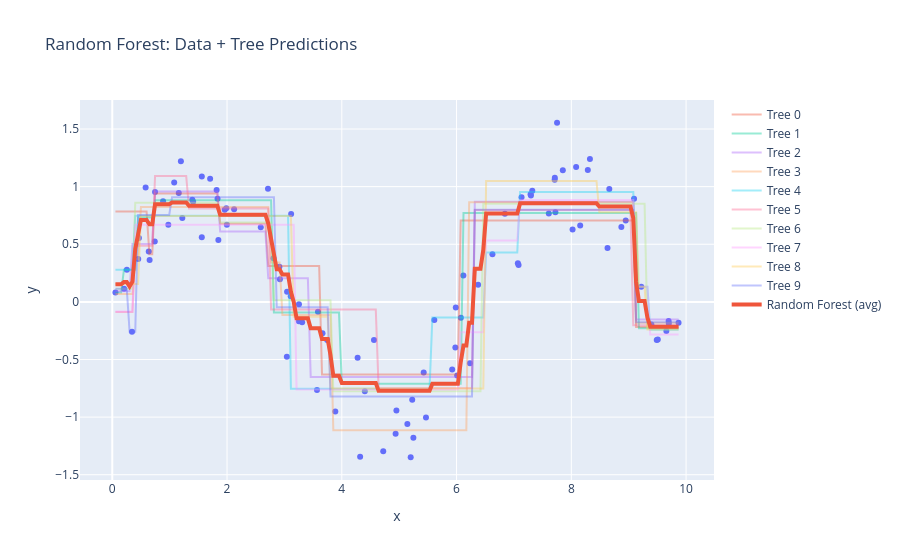

Notebook cell for this chart:
### Markdown cell above
<a class="anchor" id="library"></a>
# 11. Random Forest Regression library

```python
# 1. Random Forest Regressor
from sklearn.ensemble import RandomForestRegressor

rf1 = RandomForestRegressor(
    n_estimators=100, # number of trees
    criterion="squared_error", # "squared_error", "absolute_error"
    max_depth=None, # maximum depth of each tree
    min_samples_split=2, # min samples to split a node      
    min_samples_leaf=1, # min samples in a leaf
    max_features="sqrt", # number of features per split ("sqrt", "log2", or int)
    bootstrap=True, # use bootstrap sampling
    n_jobs=-1, # use all cores
    random_state=1801 # reproduce results
)

rf1.fit(X, y)

rf1.predict(X) # predictions
rf1.score(X, y) # R^2 score



# 2. Random Forest with Cross-Validation (Grid Search)
from sklearn.model_selection import GridSearchCV

param_grid = {
    "n_estimators": [50, 100, 200],
    "max_depth": [None, 5, 10, 20],
    "min_samples_split": [2, 5, 10],
    "min_samples_leaf": [1, 2, 4],
    "max_features": ["sqrt", "log2"]
}

rf2 = GridSearchCV(
    estimator=RandomForestRegressor(random_state=42),
    param_grid=param_grid,
    scoring="r2",
    cv=5,
    n_jobs=-1
)

rf2.fit(X, y)

rf2.best_params_ # best hyperparameters
rf2.best_score_ # best CV score
rf2.best_estimator_



# 3. Feature Importance
rf1.feature_importances_  # importance of each feature



# 4. Individual Tree Visualization
from sklearn.tree import plot_tree
import matplotlib.pyplot as plt

# plot one tree from the forest
plt.figure(figsize=(12, 8))
plot_tree(rf1.estimators_[0], filled=True)
plt.show()



# 5. Out-of-Bag (OOB) Score
rf_oob = RandomForestRegressor(
    n_estimators=100,
    oob_score=True,
    bootstrap=True,
    random_state=42
)

rf_oob.fit(X, y)

rf_oob.oob_score_ # OOB R^2 estimate



# 6. Randomized Search (faster tuning)
from sklearn.model_selection import RandomizedSearchCV

param_dist = {
    "n_estimators": [50, 100, 200, 300],
    "max_depth": [None, 5, 10, 20, 30],
    "min_samples_split": [2, 5, 10, 20],
    "min_samples_leaf": [1, 2, 4, 8],
    "max_features": ["sqrt", "log2"]
}

rf6 = RandomizedSearchCV(
    estimator=RandomForestRegressor(random_state=42),
    param_distributions=param_dist,
    n_iter=20,
    scoring="r2",
    cv=5,
    random_state=42,
    n_jobs=-1
)

rf6.fit(X, y)

rf6.best_params_
rf6.best_score_


# 7. Train/Test Split Evaluation
from sklearn.model_selection import train_test_split
from sklearn.metrics import mean_squared_error

X_train, X_test, y_train, y_test = train_test_split(
    X, y, test_size=0.2, random_state=42
)

rf7 = RandomForestRegressor(n_estimators=100, random_state=42)
rf7.fit(X_train, y_train)

y_pred = rf7.predict(X_test)

mean_squared_error(y_test, y_pred)
rf7.score(X_test, y_test)   # R^2



# 8. Pipeline (optional preprocessing)
from sklearn.pipeline import Pipeline
from sklearn.preprocessing import StandardScaler

pipeline = Pipeline([
    ("scaler", StandardScaler()),  # not necessary for trees, but possible
    ("rf", RandomForestRegressor(n_estimators=100))
])

pipeline.fit(X, y)
pipeline.predict(X)



# 9. Compare with Single Decision Tree
from sklearn.tree import DecisionTreeRegressor

tree = DecisionTreeRegressor(max_depth=10)
tree.fit(X, y)

tree.score(X, y)
rf1.score(X, y)   # usually more stable



# 10. Effect of number of trees
scores = []

for n in [10, 50, 100, 200]:
    rf = RandomForestRegressor(n_estimators=n, random_state=42)
    rf.fit(X_train, y_train)
    scores.append(rf.score(X_test, y_test))

print(scores)



# 11. Create toy regression data for Regression
from sklearn.datasets import make_regression

X, y = make_regression(
    n_samples=100,
    n_features=1,
    noise=10,
    random_state=42
)
```

### Code cell
# 1. Create toy data (1 feature)
np.random.seed(42)

n = 100
X = np.sort(np.random.rand(n, 1) * 10, axis=0)
y = np.sin(X).ravel() + np.random.normal(0, 0.3, size=n)

# 2. Train Random Forest

rf = RandomForestRegressor(n_estimators=10,max_depth=3,random_state=1020)
rf.fit(X, y)

# 3. Create grid for predictions

X_grid = np.linspace(X.min(), X.max(), 200).reshape(-1, 1)

# 4. Base plot: original data
fig = px.scatter(x=X.ravel(),y=y,title="Random Forest: Data + Tree Predictions")


# 5. Add each tree prediction
for i, tree in enumerate(rf.estimators_):
    y_tree = tree.predict(X_grid)
    
    fig.add_scatter(x=X_grid.ravel(),y=y_tree,mode="lines",name=f"Tree {i}",opacity=0.4)


# 6. Add RF average prediction
y_rf = rf.predict(X_grid)

fig.add_scatter(x=X_grid.ravel(),y=y_rf,mode="lines",name="Random Forest (avg)",line=dict(width=4))

fig.show()

### Figure 1 — Plotly figure (JSON) as saved in the notebook; plotly's stock layout.template omitted (floating-point values rounded to 4 significant figures; data arrays with more than 128 entries replaced by an {"elided": "..."} marker saying what was removed)
{"data": [{"hovertemplate": "x=%{x}<br>y=%{y}<extra></extra>", "legendgroup": "", "marker": {"color": "#636efa", "symbol": "circle"}, "mode": "markers", "name": "", "orientation": "v", "showlegend": false, "type": "scatter", "x": [0.05522, 0.2058, 0.2542, 0.3439, 0.4523, 0.4645, 0.5808, 0.6356, 0.6505, 0.7404, 0.7455, 0.8849, 0.9767, 1.079, 1.159, 1.196, 1.22, 1.395, 1.409, 1.56, 1.56, 1.705, 1.818, 1.834, 1.849, 1.96, 1.987, 1.997, 2.123, 2.588, 2.713, 2.809, 2.912, 2.921, 3.042, 3.046, 3.11, 3.117, 3.252, 3.253, 3.309, 3.568, 3.585, 3.664, 3.745, 3.887, 4.275, 4.319, 4.402, 4.561, 4.722, 4.938, 4.952, 5.142, 5.201, 5.227, 5.248, 5.427, 5.467, 5.613, 5.924, 5.979, 5.987, 6.011, 6.075, 6.119, 6.233, 6.376, 6.625, 6.842, 7.069, 7.081, 7.132, 7.29, 7.296, 7.32, 7.608, 7.71, 7.713, 7.722, 7.751, 7.852, 8.022, 8.084, 8.155, 8.287, 8.324, 8.631, 8.662, 8.872, 8.948, 9.093, 9.219, 9.395, 9.489, 9.507, 9.656, 9.696, 9.699, 9.869], "xaxis": "x", "y": [0.08131, 0.1147, 0.279, -0.2591, 0.3711, 0.5551, 0.9921, 0.4382, 0.363, 0.5241, 0.953, 0.8725, 0.6697, 1.035, 0.9454, 1.221, 0.7286, 0.8863, 0.8693, 0.5609, 1.089, 1.069, 0.9711, 0.8952, 0.5371, 0.7991, 0.8118, 0.67, 0.8028, 0.6471, 0.981, 0.3785, 0.3046, 0.196, -0.4766, 0.08736, 0.04983, 0.7635, -0.1677, -0.02101, -0.177, -0.7638, -0.08586, -0.2731, -0.3305, -0.9509, -0.4852, -1.344, -0.776, -0.3314, -1.297, -1.145, -0.9416, -1.06, -1.348, -0.8498, -1.179, -0.6133, -1.004, -0.1563, -0.5864, -0.3961, -0.04822, -0.638, -0.138, 0.2282, -0.5324, 0.1476, 0.4134, 0.765, 0.336, 0.3195, 0.9074, 0.9343, 0.9235, 0.9647, 0.7659, 1.059, 1.078, 0.7771, 1.554, 1.142, 0.6285, 1.171, 0.6627, 1.144, 1.239, 0.4668, 0.9801, 0.6488, 0.7053, 0.8946, 0.131, -0.1963, -0.3309, -0.327, -0.2526, -0.1654, -0.1879, -0.1815], "yaxis": "y"}, {"mode": "lines", "name": "Tree 0", "opacity": 0.4, "type": "scatter", "x": {"elided": "200 float values"}, "y": {"elided": "200 float values"}}, {"mode": "lines", "name": "Tree 1", "opacity": 0.4, "type": "scatter", "x": {"elided": "200 float values"}, "y": {"elided": "200 float values"}}, {"mode": "lines", "name": "Tree 2", "opacity": 0.4, "type": "scatter", "x": {"elided": "200 float values"}, "y": {"elided": "200 float values"}}, {"mode": "lines", "name": "Tree 3", "opacity": 0.4, "type": "scatter", "x": {"elided": "200 float values"}, "y": {"elided": "200 float values"}}, {"mode": "lines", "name": "Tree 4", "opacity": 0.4, "type": "scatter", "x": {"elided": "200 float values"}, "y": {"elided": "200 float values"}}, {"mode": "lines", "name": "Tree 5", "opacity": 0.4, "type": "scatter", "x": {"elided": "200 float values"}, "y": {"elided": "200 float values"}}, {"mode": "lines", "name": "Tree 6", "opacity": 0.4, "type": "scatter", "x": {"elided": "200 float values"}, "y": {"elided": "200 float values"}}, {"mode": "lines", "name": "Tree 7", "opacity": 0.4, "type": "scatter", "x": {"elided": "200 float values"}, "y": {"elided": "200 float values"}}, {"mode": "lines", "name": "Tree 8", "opacity": 0.4, "type": "scatter", "x": {"elided": "200 float values"}, "y": {"elided": "200 float values"}}, {"mode": "lines", "name": "Tree 9", "opacity": 0.4, "type": "scatter", "x": {"elided": "200 float values"}, "y": {"elided": "200 float values"}}, {"line": {"width": 4}, "mode": "lines", "name": "Random Forest (avg)", "type": "scatter", "x": {"elided": "200 float values"}, "y": {"elided": "200 float values"}}], "layout": {"legend": {"tracegroupgap": 0}, "title": {"text": "Random Forest: Data + Tree Predictions"}, "xaxis": {"anchor": "y", "domain": [0, 1], "title": {"text": "x"}}, "yaxis": {"anchor": "x", "domain": [0, 1], "title": {"text": "y"}}}}
